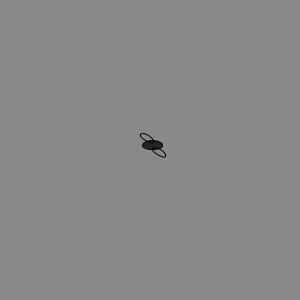
Frame 1 (no input)
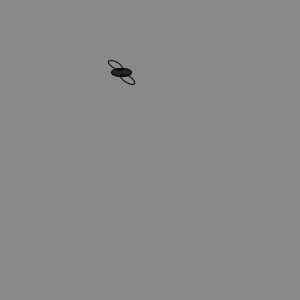
Frame 60 (the mouse pressed at the canvas centre just before this capture)
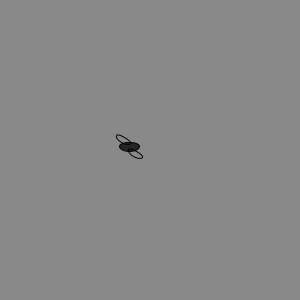
Frame 120 (the mouse held since frame 60 and released just before this capture)

The Processing sketch that drew these frames (run headless with seeded random() and noise(); from frame 60 on, the mouse is pressed at the canvas centre):

// Processing sketch: _012612FlyWalker_vectors
// ── _012612FlyWalker_vectors.pde
//Trying to create a class and object:refresh on processing

Gnat g;

void setup(){
  
  size(300,300);
  g = new Gnat();
//  background(137,137,137);
  frameRate(30);
}

void draw(){
  background(137,137,137);
  g.fly();
  g.display();
  
}



// ── Fly.pde
class Gnat {
  int x, y, ellipseRad;
  PVector location,velocity;


  Gnat() {
    ellipseRad=20;
    location = new PVector(width/2, height/2);
  }

  void display() {
    smooth();
    stroke(0);
//    fill(255,10);
//    rect(0,0,width,height);
    
    //Body
    ellipseMode(CENTER);
    fill(37, 37, 37);    
    ellipse(location.x, location.y, ellipseRad, ellipseRad/2.25);
    //WingBottom
    pushMatrix();
    translate(location.x+ellipseRad/3, location.y+ellipseRad/2.85);
    rotate(radians(30));
    noFill();
    ellipse(0, 0, ellipseRad/1.25, ellipseRad/3);
    popMatrix();
    //WingTop
    pushMatrix();
    translate(location.x-ellipseRad/3, location.y-ellipseRad/2.85);
    rotate(radians(30));
    noFill();
    ellipse(0, 0, ellipseRad/1.25, ellipseRad/3);
    popMatrix();
  }

  void fly() {
    velocity = new PVector(random(-10, 10), random(-10, 10));
      println("this is the original location value" + location);
      println("this is the"+ velocity);
    location.add(velocity);
    println("this is the added value"+location);
    location.x=constrain(location.x, 0, width-5);
    location.y=constrain(location.y, 0, height-5);
    println(location);
  }
}
